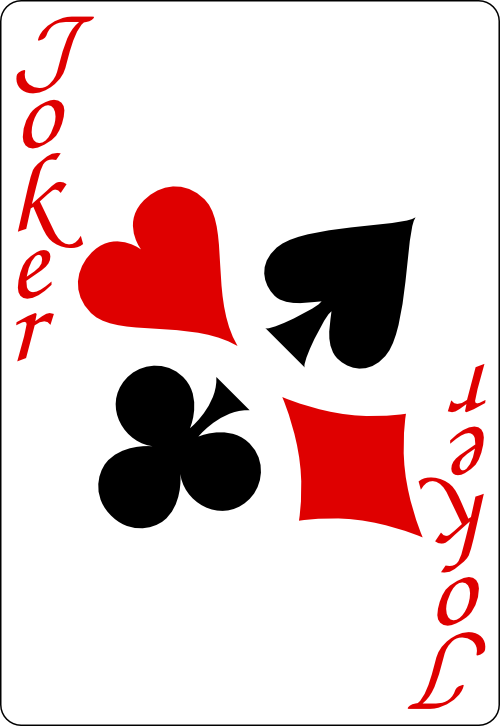
#> input picture Playing Cards/red_joker.png, 500 x 726 px
$ python imageCover.py
#> lines starting #> are read from the running program, lines starting #| are printed output that depends on the picture
from PIL import Image

# Open the image file
img = Image.open('Playing Cards/red_joker.png')
#> img is the input picture: PIL image 500x726 RGBA; mean R, G, B, A 226.3, 203.9, 203.9, 254.7

# Get the size of the image
width, height = img.size
#> width = 500; height = 726

# Loop through each pixel in the image
for x in range(width):
    for y in range(height):
        # Get the pixel value (R, G, B, A)
        pixel = img.getpixel((x, y))

        # Check if the pixel is white
        if pixel == (255, 255, 255, 255):
            # Set the pixel color to black
            img.putpixel((x, y), (0, 0, 0, 255))
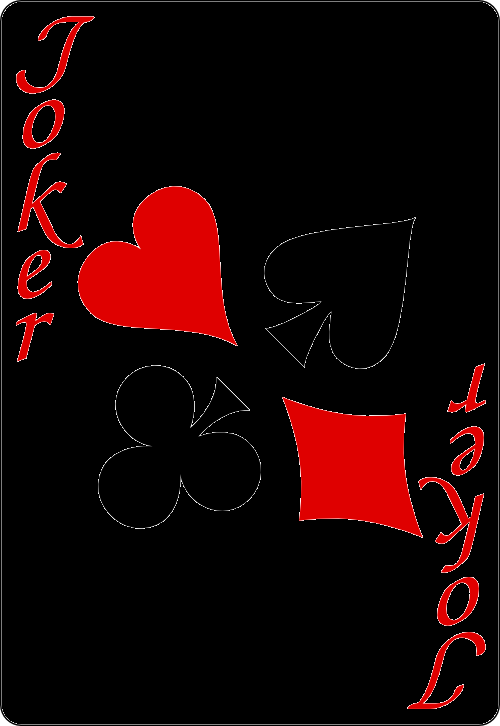
#> img: PIL image 500x726 RGBA; mean R, G, B, A 25.6, 3.3, 3.3, 254.7; transparent parts drawn white

# Save the modified image
img.save("Playing Cards/cover.png")

$ run again, with Playing Cards/10_of_clubs.png copied over Playing Cards/red_joker.png
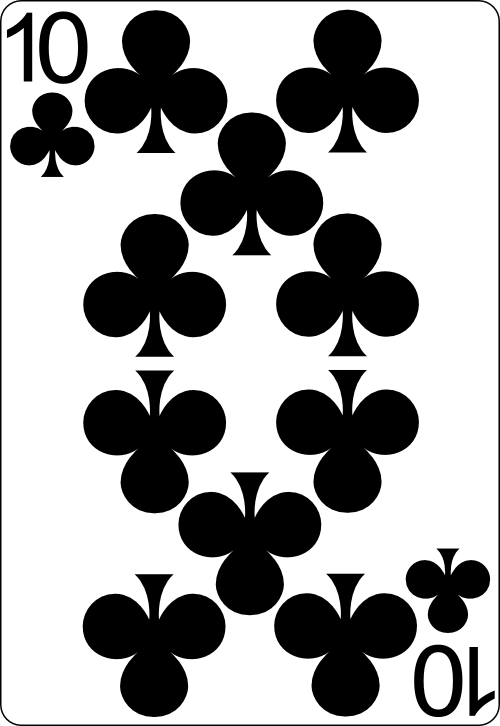
#> input picture Playing Cards/10_of_clubs.png, 500 x 726 px
#> img is the input picture: PIL image 500x726 RGBA; mean R, G, B, A 161.8, 161.8, 161.8, 254.7
#> after the loop `for x in range(width):`:
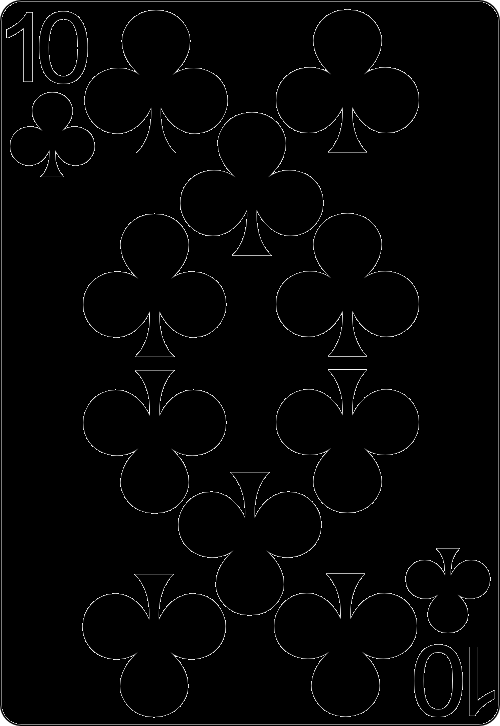
#> img: PIL image 500x726 RGBA; mean R, G, B, A 4.5, 4.5, 4.5, 254.7; transparent parts drawn white

$ run again, with Playing Cards/10_of_diamonds.png copied over Playing Cards/red_joker.png
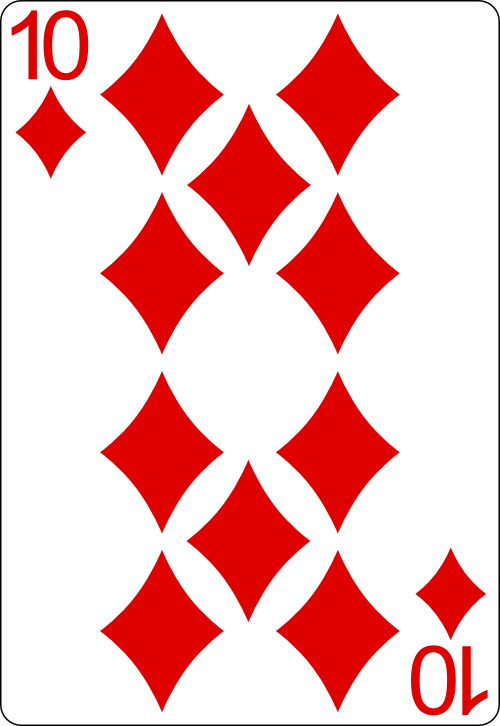
#> input picture Playing Cards/10_of_diamonds.png, 500 x 726 px
#> img is the input picture: PIL image 500x726 RGBA; mean R, G, B, A 244.4, 188.4, 188.4, 254.7
#> after the loop `for x in range(width):`:
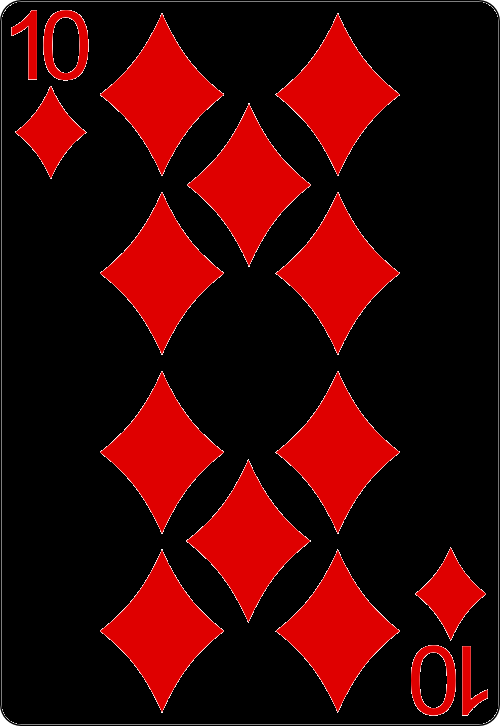
#> img: PIL image 500x726 RGBA; mean R, G, B, A 59.5, 3.5, 3.5, 254.7; transparent parts drawn white
